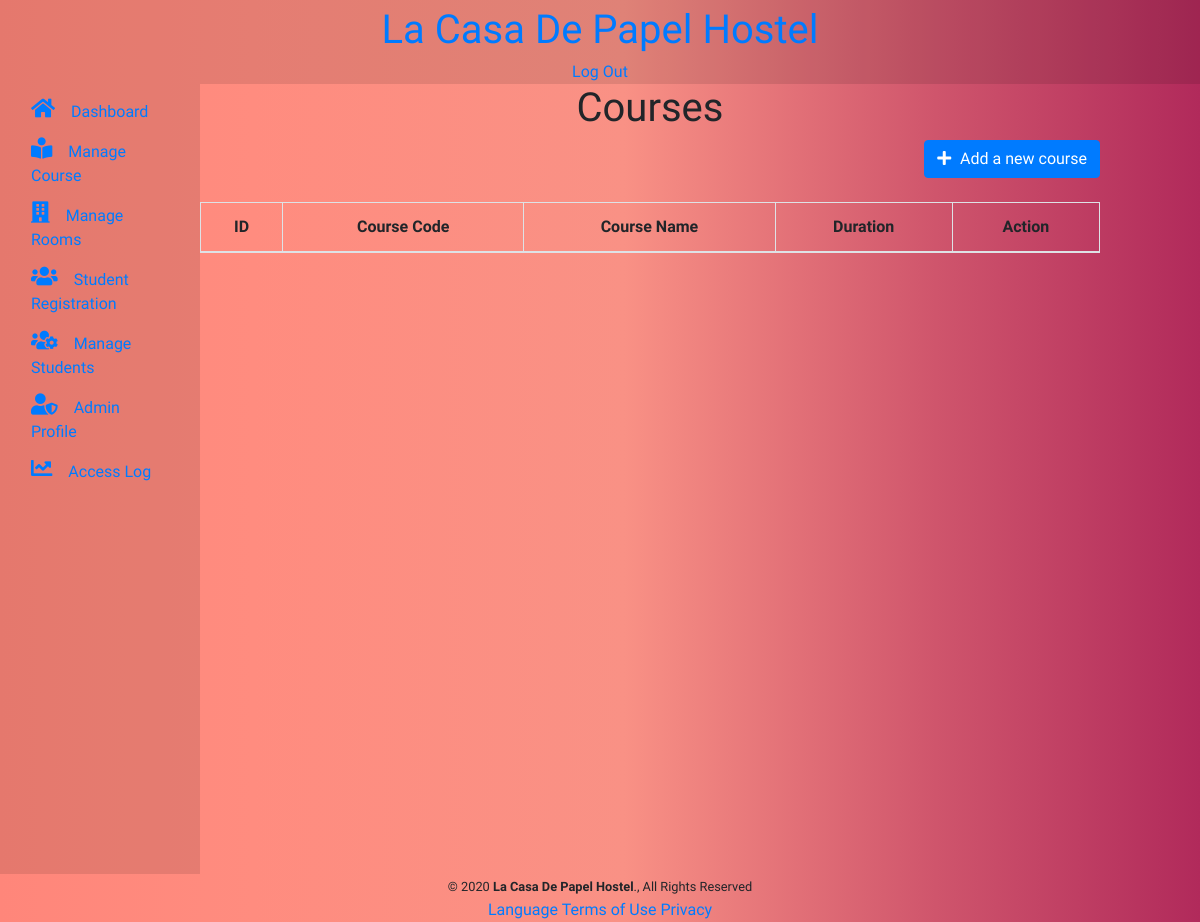
The page /admin/course.php on the database as committed earlier.
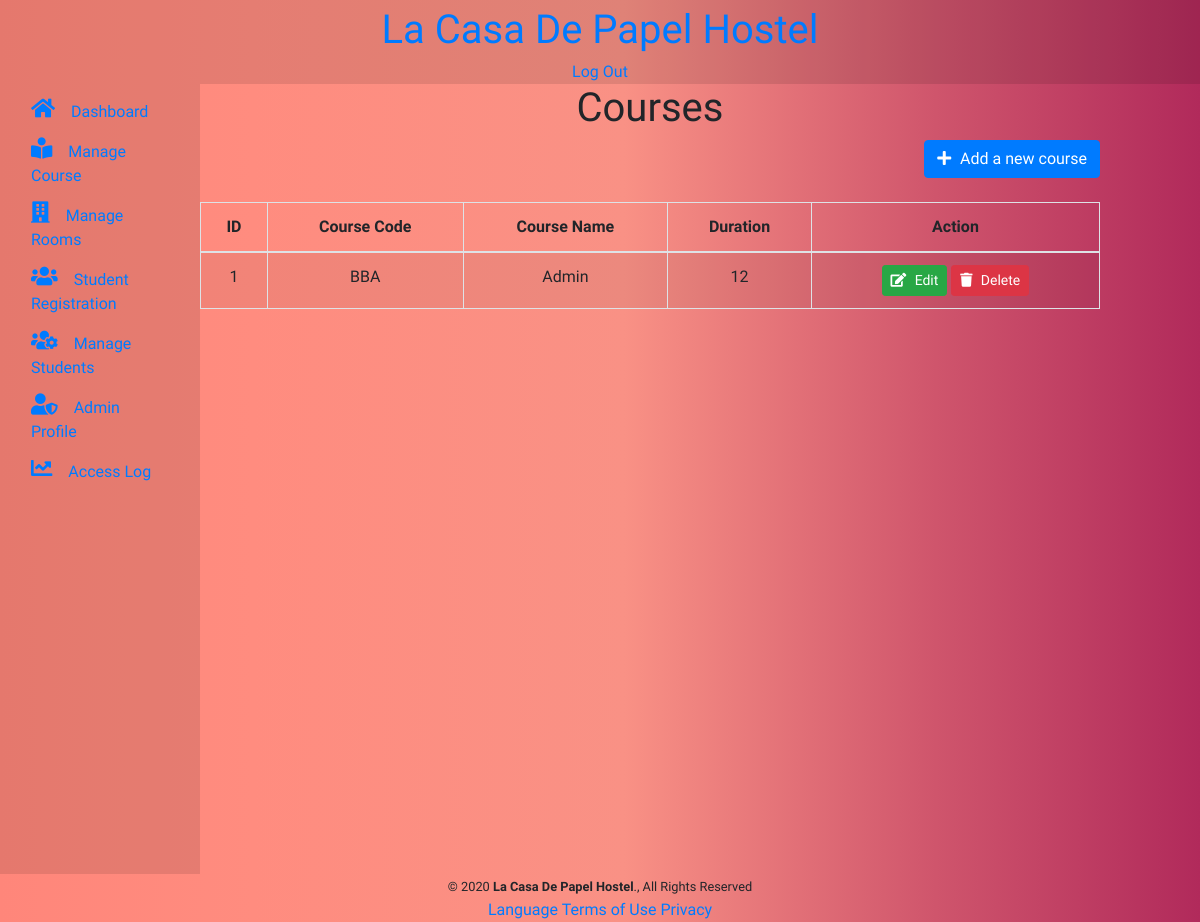
The same page on the database as committed later.
### tables this page shows
CREATE TABLE `course` (
  `course_id` int(11) NOT NULL,
  `admin_id` int(11) DEFAULT NULL,
  `course_code` varchar(50) NOT NULL,
  `course_name` varchar(100) NOT NULL,
  `duration` int(50) NOT NULL,
  `createdat` timestamp NOT NULL DEFAULT current_timestamp(),
  `updatedat` timestamp NOT NULL DEFAULT current_timestamp() ON UPDATE current_timestamp()
);

### admin/course.php (the view, shortened to what this page needs)
<?php
require_once '../db.php';
?>
<?php require_once 'header.php'; ?>
<div id="particles-js"></div>
    <div class="container-fluid header">
        <nav class="db f3 dt-l w-100 border-box pa3 ph5-l">
            <div class="db dtc-l w-50-l tc tr-l">
                <a class="db dtc-l v-mid f3 mid-gray link dim w-100 w-25-l tc tl-l mb2 mb0-l link-head" href="#"
                    title="Home">
                    La Casa De Papel Hostel
                </a>
            </div>
            <div class="db dtc-l v-mid  w-50-l tc tr-l">
                <a class="link dim dark-gray f3 dib mr3 mr4-l" href="logout.php" title="Log Out">Log Out</a>
            </div>
        </nav>
	</div>
	<?php require_once 'sidebar.php'; ?>
    <div class="col-md-9 ">
	<h1 class="page-header text-center">Courses</h1>
	<div class="row">
		<div class="col-sm-12">
			<div class="row d-flex justify-content-end">
				<a href="#addnew" data-toggle="modal" class="btn btn-primary btn-md "><i class="fas fa-plus" style="padding-right: .3rem"></i> Add a new course</a>
			</div>
		<br>
			<div class="row">
				<table id="myTable" class="table table-bordered table-striped">
					<thead>
						<th>ID</th>
						<th>Course Code</th>
						<th>Course Name</th>
						<th>Duration</th>
						<th>Action</th>
					</thead>
					<tbody>
						<?php
							$sql = "SELECT * FROM course";
							$query = $conn->query($sql);
							while($row = $query->fetch_assoc()){
								echo
								"<tr>
									<td>".$row['course_id']."</td>
									<td>".$row['course_code']."</td>
									<td>".$row['course_name']."</td>
									<td>".$row['duration']."</td>
									<td>
										<a href='#edit_".$row['course_id']."' class='btn btn-success btn-sm' data-toggle='modal'><i class='fas fa-edit' style='padding-right: .3rem'></i> Edit</a>
										<a href='#delete_".$row['course_id']."' class='btn btn-danger btn-sm' data-toggle='modal'><i class='fas fa-trash' style='padding-right: .3rem'></i> Delete</a>
									</td>
								</tr>";
							}
						?>
					</tbody>
				</table>
			</div>
		</div>
	</div>
</div>
						</div>
<?php require_once 'footer.php'; ?>

Rows that differ between the two databases and show on the page:
added course: course_id "1", course_code "BBA", course_name "Admin", duration "12"
